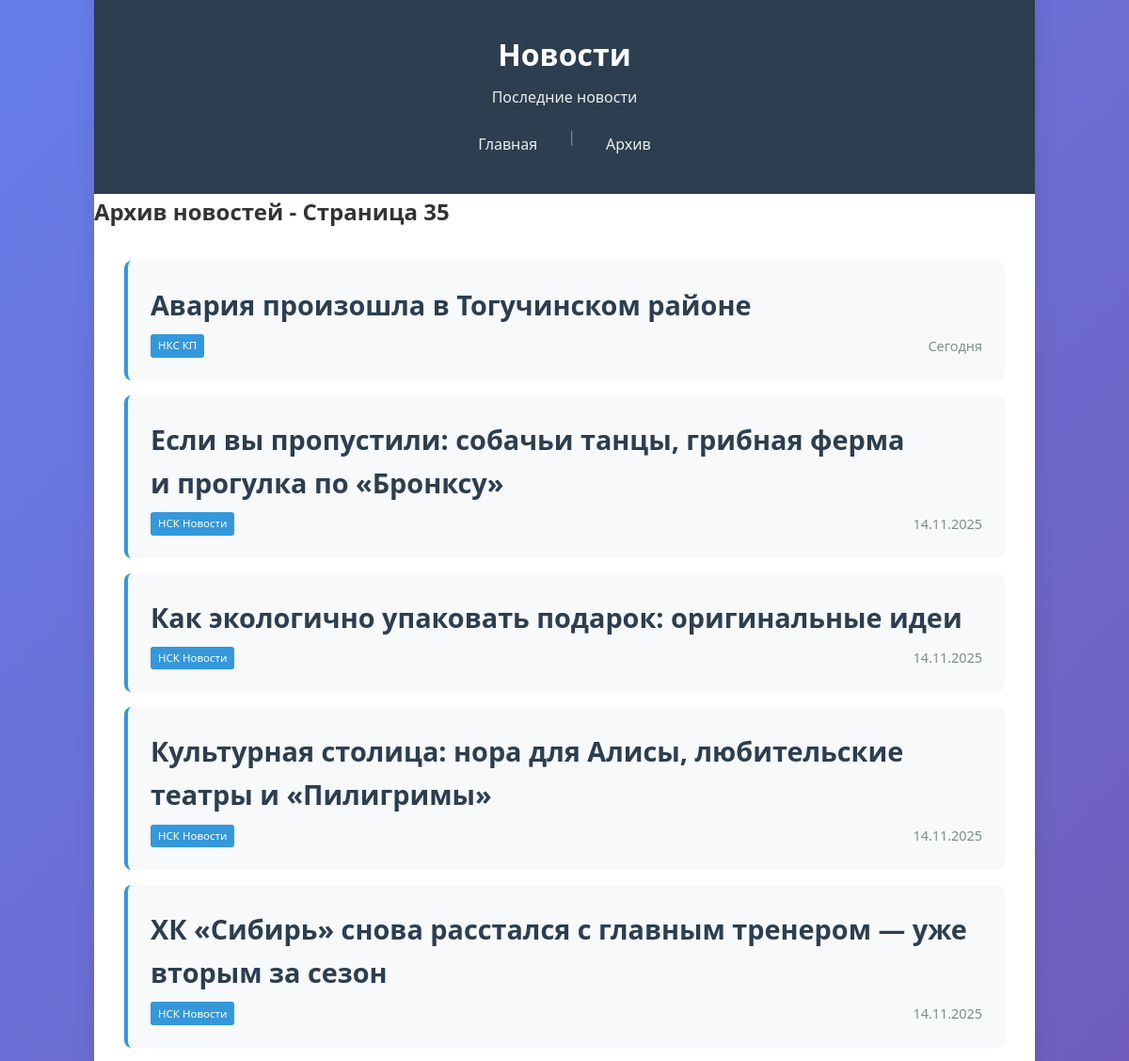
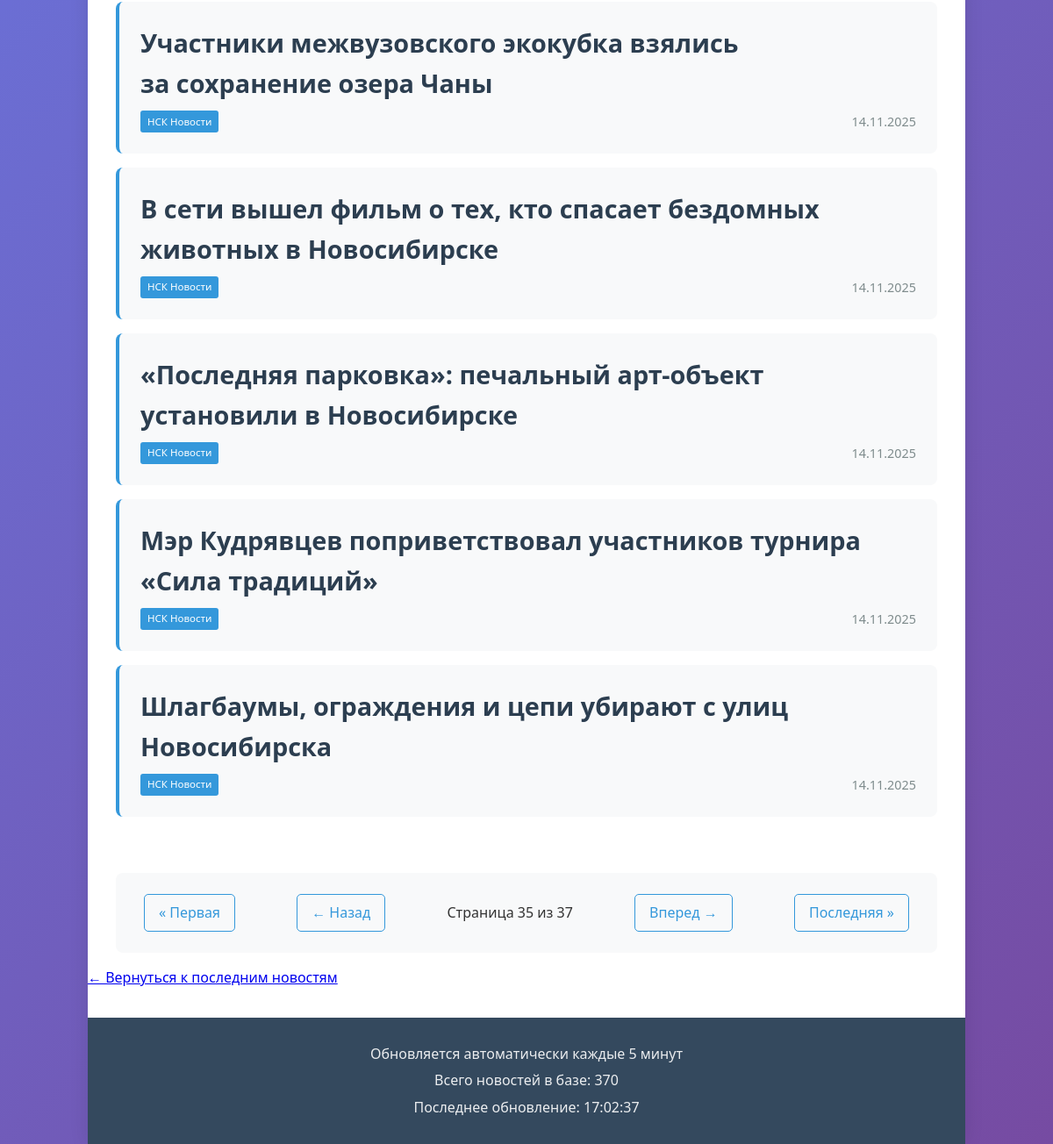
Page /?page=35 on the earlier database version (2 pictures, top to bottom).
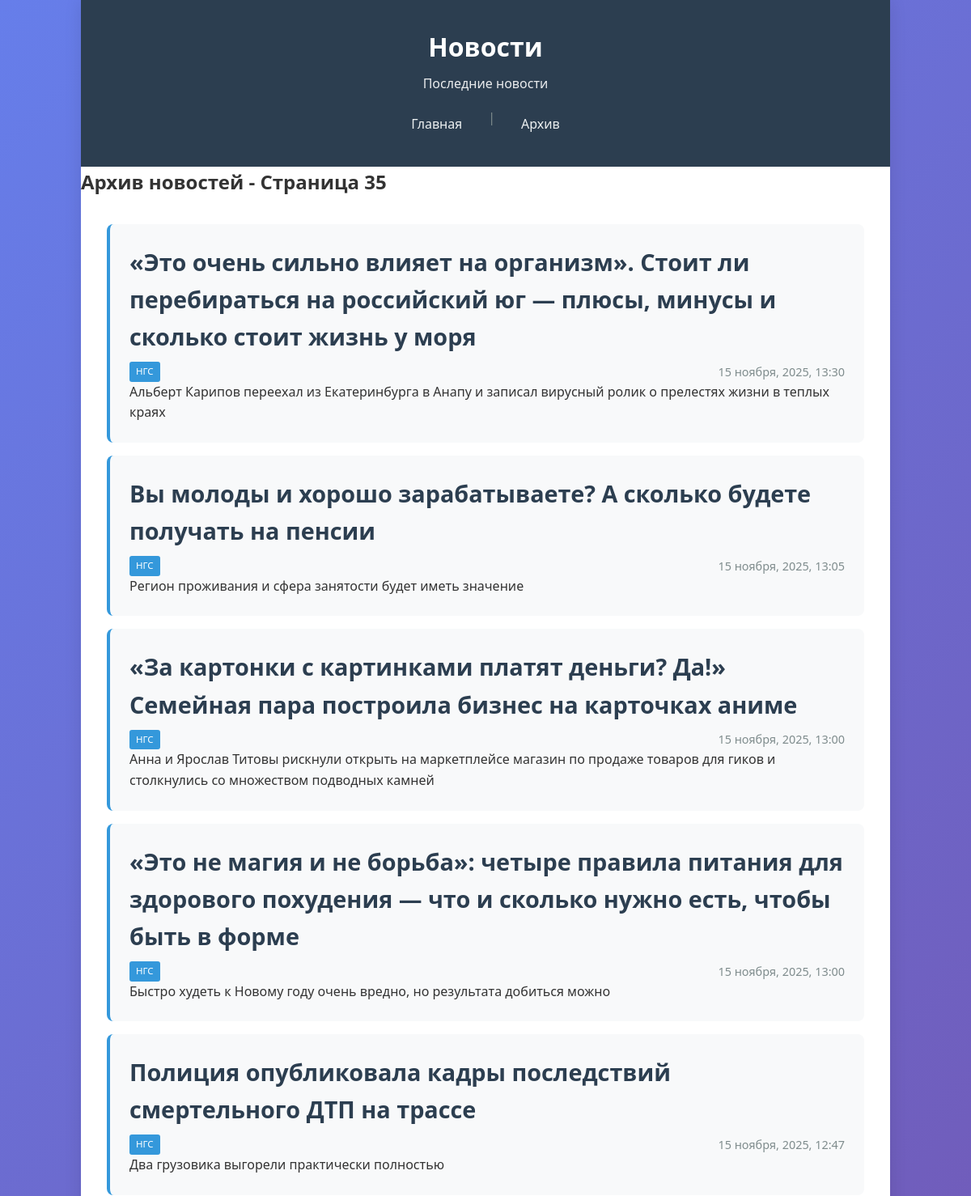
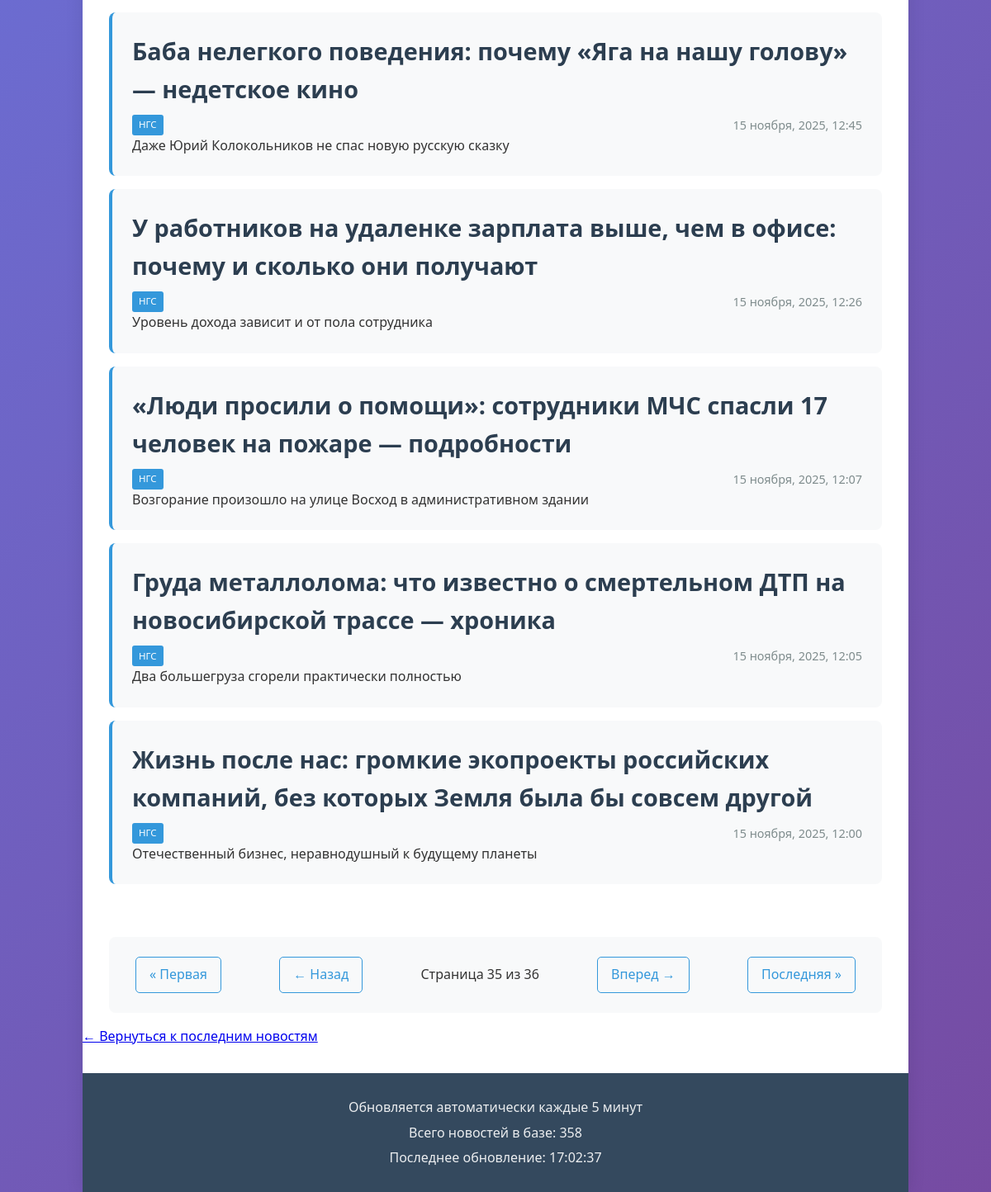
Same page on the later database version (2 pictures, top to bottom).
### tables this page shows
CREATE TABLE NewsItem (
                title TEXT NOT NULL,
                url TEXT NOT NULL UNIQUE,
                date TEXT NOT NULL,
                source TEXT NOT NULL,
                content TEXT,
                created_at INTEGER NOT NULL
            );

### app.py (the view, shortened to what this page needs)
@app.route('/')
def index():
    page = request.args.get('page', 1, type=int)
    news = db.get_latest_news(count=10, page=page)
    total_pages = db.get_total_pages(per_page=10)
    if page > 1:
        return render_template('page.html',
                               news=news,
                               current_page=page,
                               total_pages=total_pages,
                               total_news=db.get_news_count(),
                               now=datetime.now())

### dataBase.py (called while the page is built)
    def _connect(self):
        return sqlite3.connect(self.db_path, check_same_thread=False, timeout=10)

    def get_latest_news(self, count=10, page=1):
        offset = (page - 1) * count
        with self._connect() as conn:
            cursor = conn.cursor()
            cursor.execute('''
                SELECT title, url, date, source, content, created_at
                FROM NewsItem
                ORDER BY created_at DESC
                LIMIT ? OFFSET ?
            ''', (count, offset))
            rows = cursor.fetchall()
            return [NewsItem(*row[:5]) for row in rows]

    def get_news_count(self):
        with self._connect() as conn:
            cursor = conn.cursor()
            cursor.execute('SELECT COUNT(*) FROM NewsItem')
            return cursor.fetchone()[0]

    def get_total_pages(self, per_page=10):
        total = self.get_news_count()
        return (total + per_page - 1) // per_page

### templates/page.html
{% extends "base.html" %}
{% block content %}
<div class="page-header">
    <h2>Архив новостей - Страница {{ current_page }}</h2>
</div>
<div class="news-container">
    {% for item in news %}
    <article class="news-item">
        <h2 class="news-title">
            <a href="{{ item.link }}" class="news-link" data-id="{{ item.link }}" target="_blank">{{ item.title }}</a>
        </h2>
        <div class="news-meta">
            <span class="news-source">{{ item.source }}</span>
            <span class="news-date">{{ item.date }}</span>
        </div>
        {% if item.content %}
        <div class="news-content">
            <p>{{ item.content[:200] }}{% if item.content|length > 200 %}...{% endif %}</p>
        </div>
        {% endif %}
    </article>
    {% else %}
    <div class="no-news">
        <p>На этой странице нет новостей.</p>
    </div>
    {% endfor %}
</div>
<div class="pagination">
    {% if current_page > 1 %}
        <a href="{{ url_for('index', page=1) }}" class="pagination-first">« Первая</a>
        <a href="{{ url_for('index', page=current_page-1) }}" class="pagination-prev">← Назад</a>
    {% endif %}
    <span class="pagination-info">Страница {{ current_page }} из {{ total_pages }}</span>
    {% if current_page < total_pages %}
        <a href="{{ url_for('index', page=current_page+1) }}" class="pagination-next">Вперед →</a>
        <a href="{{ url_for('index', page=total_pages) }}" class="pagination-last">Последняя »</a>
    {% endif %}
</div>
<div class="back-to-main">
    <a href="{{ url_for('index') }}">← Вернуться к последним новостям</a>
</div>
{% endblock %}

Differences in the rows shown:
removed NewsItem: title "Авария произошла в Тогучинском районе", source "НКС КП", date "Сегодня"
removed NewsItem: title "Если вы пропустили: собачьи танцы, грибная ферма и прогулка по «Бронксу»", source "НСК Новости", date "14.11.2025"
removed NewsItem: title "Как экологично упаковать подарок: оригинальные идеи", source "НСК Новости", date "14.11.2025"
removed NewsItem: title "Культурная столица: нора для Алисы, любительские театры и «Пилигримы»", source "НСК Новости", date "14.11.2025"
removed NewsItem: title "ХК «Сибирь» снова расстался с главным тренером — уже вторым за сезон", source "НСК Новости", date "14.11.2025"
removed NewsItem: title "Участники межвузовского экокубка взялись за сохранение озера Чаны", source "НСК Новости", date "14.11.2025"
removed NewsItem: title "В сети вышел фильм о тех, кто спасает бездомных животных в Новосибирске", source "НСК Новости", date "14.11.2025"
removed NewsItem: title "«Последняя парковка»: печальный арт-объект установили в Новосибирске", source "НСК Новости", date "14.11.2025"
removed NewsItem: title "Мэр Кудрявцев поприветствовал участников турнира «Сила традиций»", source "НСК Новости", date "14.11.2025"
removed NewsItem: title "Шлагбаумы, ограждения и цепи убирают с улиц Новосибирска", source "НСК Новости", date "14.11.2025"
added NewsItem: title "«Это очень сильно влияет на организм». Стоит ли перебираться на российский юг — плюсы, минусы и сколько стоит жизнь у моря", source "НГС", date "15 ноября, 2025, 13:30", content "Альберт Карипов переехал из Екатеринбурга в Анапу и записал вирусный ролик о прелестях жизни в теплых краях"
added NewsItem: title "Вы молоды и хорошо зарабатываете? А сколько будете получать на пенсии", source "НГС", date "15 ноября, 2025, 13:05", content "Регион проживания и сфера занятости будет иметь значение"
added NewsItem: title "«За картонки с картинками платят деньги? Да!» Семейная пара построила бизнес на карточках аниме", source "НГС", date "15 ноября, 2025, 13:00", content "Анна и Ярослав Титовы рискнули открыть на маркетплейсе магазин по продаже товаров для гиков и столкнулись со множеством подводных камней"
added NewsItem: title "«Это не магия и не борьба»: четыре правила питания для здорового похудения — что и сколько нужно есть, чтобы быть в форме", source "НГС", date "15 ноября, 2025, 13:00", content "Быстро худеть к Новому году очень вредно, но результата добиться можно"
added NewsItem: title "Полиция опубликовала кадры последствий смертельного ДТП на трассе", source "НГС", date "15 ноября, 2025, 12:47", content "Два грузовика выгорели практически полностью"
added NewsItem: title "Баба нелегкого поведения: почему «Яга на нашу голову» — недетское кино", source "НГС", date "15 ноября, 2025, 12:45", content "Даже Юрий Колокольников не спас новую русскую сказку"
added NewsItem: title "У работников на удаленке зарплата выше, чем в офисе: почему и сколько они получают", source "НГС", date "15 ноября, 2025, 12:26", content "Уровень дохода зависит и от пола сотрудника"
added NewsItem: title "«Люди просили о помощи»: сотрудники МЧС спасли 17 человек на пожаре — подробности", source "НГС", date "15 ноября, 2025, 12:07", content "Возгорание произошло на улице Восход в административном здании"
added NewsItem: title "Груда металлолома: что известно о смертельном ДТП на новосибирской трассе — хроника", source "НГС", date "15 ноября, 2025, 12:05", content "Два большегруза сгорели практически полностью"
added NewsItem: title "Жизнь после нас: громкие экопроекты российских компаний, без которых Земля была бы совсем другой", source "НГС", date "15 ноября, 2025, 12:00", content "Отечественный бизнес, неравнодушный к будущему планеты"
Other differences:
{{ total_pages }}: "37" → "36"
{{ total_news }}: "370" → "358"
